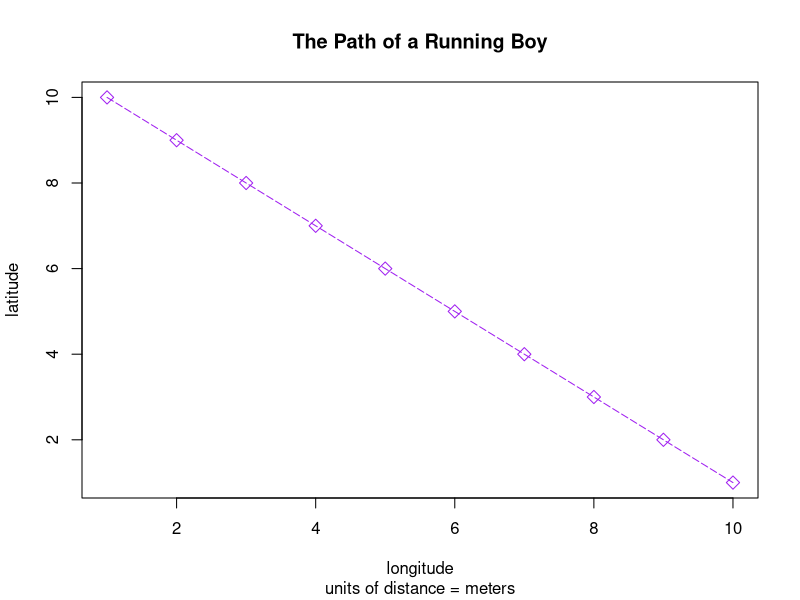

Source code (R):
setwd("~/Documents/W&M/FALL 2020/DATA 100/R Studio Projects")
x<-1:10
y<-10:1
plot(x, y, type = "o", 
main = "The Path of a Running Boy", ##title
sub = "units of distance = meters", 
xlab = "longitude", ##x-label
ylab = "latitude", ##y-label
lty = 5, ##line type
lwd = 1, ##line width
col = "purple", ##plot color
pch = 5, ##point shape
cex = 1.25) ##point size

